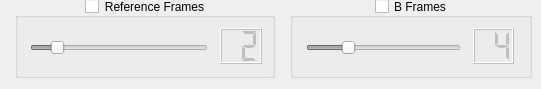
        <widget class="QWidget" name="Fames264Tab">
         <attribute name="title">
          <string>Frames</string>
         </attribute>
         <widget class="QGroupBox" name="RefFrames264GB">
          <property name="geometry">
           <rect>
            <x>15</x>
            <y>-2</y>
            <width>260</width>
            <height>80</height>
           </rect>
          </property>
          <property name="toolTip">
           <string>&lt;html&gt;&lt;head/&gt;&lt;body&gt;&lt;p&gt;Enables manual reference frames selection.&lt;/p&gt;&lt;/body&gt;&lt;/html&gt;</string>
          </property>
          <property name="title">
           <string>Reference Frames</string>
          </property>
          <property name="alignment">
           <set>Qt::AlignCenter</set>
          </property>
          <property name="checkable">
           <bool>true</bool>
          </property>
          <property name="checked">
           <bool>false</bool>
          </property>
          <widget class="QSlider" name="Reference264Sldr">
           <property name="geometry">
            <rect>
             <x>15</x>
             <y>38</y>
             <width>178</width>
             <height>24</height>
            </rect>
           </property>
           <property name="focusPolicy">
            <enum>Qt::NoFocus</enum>
           </property>
           <property name="toolTip">
            <string>&lt;html&gt;&lt;head/&gt;&lt;body&gt;&lt;p&gt;Adjusts the number of reference frames to use.&lt;/p&gt;&lt;/body&gt;&lt;/html&gt;</string>
           </property>
           <property name="maximum">
            <number>16</number>
           </property>
           <property name="value">
            <number>2</number>
           </property>
           <property name="orientation">
            <enum>Qt::Horizontal</enum>
           </property>
          </widget>
          <widget class="QLCDNumber" name="Reference264LED">
           <property name="geometry">
            <rect>
             <x>205</x>
             <y>30</y>
             <width>42</width>
             <height>36</height>
            </rect>
           </property>
           <property name="digitCount">
            <number>2</number>
           </property>
           <property name="mode">
            <enum>QLCDNumber::Dec</enum>
           </property>
           <property name="segmentStyle">
            <enum>QLCDNumber::Flat</enum>
           </property>
           <property name="value" stdset="0">
            <double>2.000000000000000</double>
           </property>
          </widget>
         </widget>
         <widget class="QGroupBox" name="BFrames264GB">
          <property name="geometry">
           <rect>
            <x>290</x>
            <y>-2</y>
            <width>242</width>
            <height>80</height>
           </rect>
          </property>
          <property name="toolTip">
           <string>&lt;html&gt;&lt;head/&gt;&lt;body&gt;&lt;p&gt;Enables manual selection of b frames.&lt;/p&gt;&lt;/body&gt;&lt;/html&gt;</string>
          </property>
          <property name="title">
           <string>B Frames</string>
          </property>
          <property name="alignment">
           <set>Qt::AlignCenter</set>
          </property>
          <property name="checkable">
           <bool>true</bool>
          </property>
          <property name="checked">
           <bool>false</bool>
          </property>
          <widget class="QSlider" name="BFrame264Sldr">
           <property name="geometry">
            <rect>
             <x>16</x>
             <y>38</y>
             <width>155</width>
             <height>24</height>
            </rect>
           </property>
           <property name="focusPolicy">
            <enum>Qt::NoFocus</enum>
           </property>
           <property name="toolTip">
            <string>&lt;html&gt;&lt;head/&gt;&lt;body&gt;&lt;p&gt;Sets the number of b frames to use.&lt;/p&gt;&lt;/body&gt;&lt;/html&gt;</string>
           </property>
           <property name="maximum">
            <number>16</number>
           </property>
           <property name="value">
            <number>4</number>
           </property>
           <property name="orientation">
            <enum>Qt::Horizontal</enum>
           </property>
          </widget>
          <widget class="QLCDNumber" name="Bframe264LED">
           <property name="geometry">
            <rect>
             <x>183</x>
             <y>30</y>
             <width>41</width>
             <height>36</height>
            </rect>
           </property>
           <property name="digitCount">
            <number>2</number>
           </property>
           <property name="mode">
            <enum>QLCDNumber::Dec</enum>
           </property>
           <property name="segmentStyle">
            <enum>QLCDNumber::Flat</enum>
           </property>
           <property name="value" stdset="0">
            <double>4.000000000000000</double>
           </property>
          </widget>
         </widget>
        </widget>
